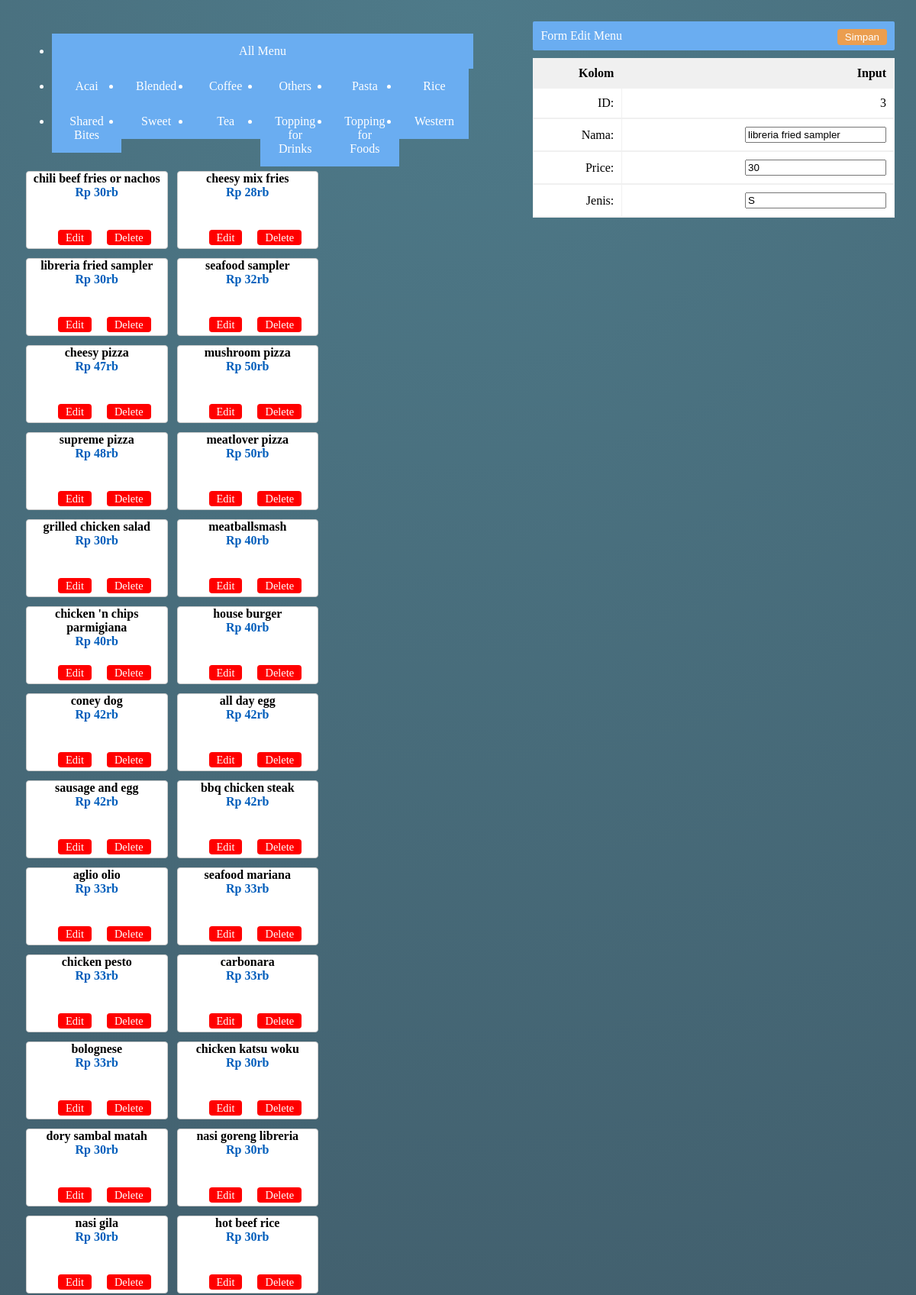
Page /admin.php?action=edit&product_id=3 (upper part) on the committed database.
### tables this page shows
CREATE TABLE `tbl_product` (
  `product_id` int(11) NOT NULL,
  `Nama` varchar(255) DEFAULT NULL,
  `price` double DEFAULT NULL,
  `Jenis` varchar(2) DEFAULT NULL,
  PRIMARY KEY (`product_id`),
  KEY `Jenis` (`Jenis`),
  CONSTRAINT `tbl_product_ibfk_1` FOREIGN KEY (`Jenis`) REFERENCES `tbl_jenis` (`jenis`) ON DELETE CASCADE ON UPDATE CASCADE
);

### _con.php (called while the page is built, shortened)
<?php
class DBController {
	private $host = "localhost";
	private $user = "khawari";
	private $password = "khawari";
	private $database = "cafein";
	private $conn;
	function __construct() {
		$this->conn = $this->connectDB();
	}
	function connectDB() {
		$conn = mysqli_connect($this->host,$this->user,$this->password,$this->database);
		return $conn;
	}
	function runQuery($query) {
		$result = mysqli_query($this->conn,$query);
		while($row=mysqli_fetch_assoc($result)) {
			$resultset[] = $row;
		}
		if(!empty($resultset))
			return $resultset;
	}
}
?>

### admin.php (the view, shortened to what this page needs)
<?php
include("_con.php");
$db_edit = new DBController();
if(!empty($_GET["action"])) {
switch($_GET["action"]) {
    case "edit":
        if(!empty($_GET["product_id"])) {
            $productById = $db_edit->runQuery("SELECT * FROM tbl_product WHERE product_id='" . $_GET["product_id"] . "'");
        }
    break;
}
}
?>
<html>
<head>
    <link rel="stylesheet" type="text/css" href="css/login.css">
    <link rel="stylesheet" type="text/css" href="css/pesan.css">
    <link href="https://code.ionicframework.com/ionicons/1.4.1/css/ionicons.min.css" rel="stylesheet" type="text/css"/>
</head>
<body>
    <div style="width: 100%;">
        <div id="product-grid" style="width: 50%; float: left; padding: 20px;">
            <ul><li class="allmenu"><a href="admin.php">All Menu</a></li></ul>
            <ul>
                <li class="menu"><a class="active" href="admin.php?view=v_acai">Acai</a></li>
                <li class="menu"><a href="admin.php?view=v_blended">Blended</a></li>
                <li class="menu"><a href="admin.php?view=v_coffee">Coffee</a></li>
                <li class="menu"><a href="admin.php?view=v_others">Others</a></li>
                <li class="menu"><a href="admin.php?view=v_pasta">Pasta</a></li>
                <li class="menu"><a href="admin.php?view=v_rice">Rice</a></li>
                <li class="menu"><a href="admin.php?view=v_sharedbites">Shared Bites</a></li>
                <li class="menu"><a href="admin.php?view=v_sweet">Sweet</a></li>
                <li class="menu"><a href="admin.php?view=v_tea">Tea</a></li>
                <li class="menu"><a href="admin.php?view=v_topdrinks">Topping for Drinks</a></li>
                <li class="menu"><a href="admin.php?view=v_topfood">Topping for Foods</a></li>
                <li class="menu"><a href="admin.php?view=v_western">Western</a></li>
            </ul>
            <?php
                if (isset($_GET['view'])) {
                    $product_array = $db_edit->runQuery("SELECT * FROM `".$_GET['view']."`");
                }
                else {
                    $product_array = $db_edit->runQuery("SELECT * FROM tbl_product ORDER BY product_id ASC");
                }
                if (!empty($product_array)) {
                foreach($product_array as $key=>$value){
            ?>
            <div class="product-item" style="position: relative;">
                <div><strong style="color: black"><?php echo $product_array[$key]["Nama"]; ?></strong></div>
                <div class="product-price"><?php echo "Rp ".$product_array[$key]["price"];?>rb</div>
                <div style="bottom: 5px; left: 20px; right: 20px; position: absolute; "><a style="margin: 20px" href="admin.php?action=edit&product_id=<?php echo $product_array[$key]["product_id"]; ?>" class="btnRemoveAction">Edit</a><a href="delete.php?product_id=<?php echo $product_array[$key]["product_id"]; ?>" class="btnRemoveAction">Delete</a></div>
            </div>
            <?php
                }
            }
            ?>
        </div>
        <div id="shopping-cart" style="width: 40%; float: right; padding: 20px;">
            <form method="post" action="update.php">
                <div class="txt-heading">Form Edit Menu <input style="float: right;" type="submit" value="Simpan" name="simpan" class="btnAddAction" /></div>
                <?php
                    if(isset($_SESSION["editan"])){
                ?>
                <table cellpadding="10" cellspacing="1">
                    <tbody>
                        <tr>
                            <th style="text-align:right;color: black"><strong>Kolom</strong></th>
                            <th style="text-align:right;color: black"><strong>Input</strong></th>
                        </tr>
                        <?php
                            foreach ($_SESSION["editan"] as $item) {
                        ?>
                        <tr>
                            <td style="text-align:right;border-bottom:#F0F0F0 1px solid; color: black">
                                <label for="id">ID: </label>
                            </td>
                            <td style="text-align:right;border-bottom:#F0F0F0 1px solid; color: black">
                                <label name="id"><?php echo $item['product_id'] ?></label>
                            </td>
                        </tr>
                        <tr>
                            <td style="text-align:right;border-bottom:#F0F0F0 1px solid; color: black">
                                <label for="nama">Nama: </label>
                            </td>
                            <td style="text-align:right;border-bottom:#F0F0F0 1px solid; color: black">
                                <input type="text" name="name" value="<?php echo $item['name'] ?>" />
                            </td>
                        </tr>
                        <tr>
                            <td style="text-align:right;border-bottom:#F0F0F0 1px solid; color: black">
                                <label for="price">Price: </label>
                            </td>
                            <td style="text-align:right;border-bottom:#F0F0F0 1px solid; color: black">
                                <input type=text name="price" value="<?php echo $item['price'] ?>" />
                            </td>
                        </tr>
                        <tr>
                            <td style="text-align:right;border-bottom:#F0F0F0 1px solid; color: black">
                                <label for="jenis">Jenis: </label>
                            </td>
                            <td style="text-align:right;border-bottom:#F0F0F0 1px solid; color: black">
                                <input type=text name="jenis" value="<?php echo $item['jenis'] ?>" />
                            </td>
                        </tr>
                    </tbody>
                </table>
                <?php
            }
                    }
                ?>
            </div>
    </div>
</body>
</html>

### css/login.css (style rules this page uses)
html, body { min-height: 100%; font-family: Oxygen; font-weight: 300; font-size: 1em; color: #fff; }
body { background: #2e3441; background-image: -webkit-radial-gradient(top, circle cover, #4e7a89, #2e3441 80%); background-image: -moz-radial-gradient(top, circle cover, #4e7a89, #2e3441 80%); background-image: -o-radial-gradient(top, circle cover, #4e7a89, #2e3441 80%); background-image: radial-gradient(top, circle cover, #4e7a89, #2e3441 80%); -webkit-font-smoothing: antialiased; -moz-osx-font-smoothing: grayscale; }

### css/pesan.css (style rules this page uses)
body { font-family:calibri; }
#shopping-cart table { width:100%;background-color:#F0F0F0; }
#shopping-cart table td { background-color:#FFFFFF; }
.txt-heading { padding: 10px 10px; border-radius: 2px; color: #FFF; background: #6aadf1; margin-bottom:10px; }
a.btnRemoveAction { background-color: #ff0000; color:#ffffff; border:0; padding:2px 10px; font-size:0.9em; text-decoration: none; border-radius: 4px; cursor: pointer; }
.btnAddAction { background-color: #eb9e4f; border: 0; padding: 3px 10px; color: #ffffff; margin-left: 2px; border-radius: 4px; cursor: pointer; }
#shopping-cart { margin-bottom:30px; }
#product-grid { margin-bottom:30px; }
.product-item { width: 31%; height: 100px; float:left; background: #ffffff;margin: 6px; border:#CCC 1px solid;border-radius:4px; }
.product-item div { text-align:center; }
.product-price { color: #005dbb; font-weight: 600; }
li.allmenu { width: 100%; background: #6aadf1; }
li.menu { width: 16.5%; background: #6aadf1; }
li { float: left; }
li a { display: block; color: white; text-align: center; padding: 14px 16px; text-decoration: none; }

### rows in the picture
tbl_product: Nama "chili beef fries or nachos", price "30"
tbl_product: Nama "cheesy mix fries", price "28"
tbl_product: Nama "libreria fried sampler", price "30", product_id "3", name "libreria fried sampler", jenis "S"
tbl_product: Nama "seafood sampler", price "32"
tbl_product: Nama "cheesy pizza", price "47"
tbl_product: Nama "mushroom pizza", price "50"
tbl_product: Nama "supreme pizza", price "48"
tbl_product: Nama "meatlover pizza", price "50"
tbl_product: Nama "grilled chicken salad", price "30"
tbl_product: Nama "meatballsmash", price "40"
tbl_product: Nama "chicken 'n chips parmigiana", price "40"
tbl_product: Nama "house burger", price "40"
tbl_product: Nama "coney dog", price "42"
tbl_product: Nama "all day egg", price "42"
tbl_product: Nama "sausage and egg", price "42"
tbl_product: Nama "bbq chicken steak", price "42"
tbl_product: Nama "aglio olio", price "33"
tbl_product: Nama "seafood mariana", price "33"
tbl_product: Nama "chicken pesto", price "33"
tbl_product: Nama "carbonara", price "33"
tbl_product: Nama "bolognese", price "33"
tbl_product: Nama "chicken katsu woku", price "30"
tbl_product: Nama "dory sambal matah", price "30"
tbl_product: Nama "nasi goreng libreria", price "30"
tbl_product: Nama "nasi gila", price "30"
tbl_product: Nama "hot beef rice", price "30"
